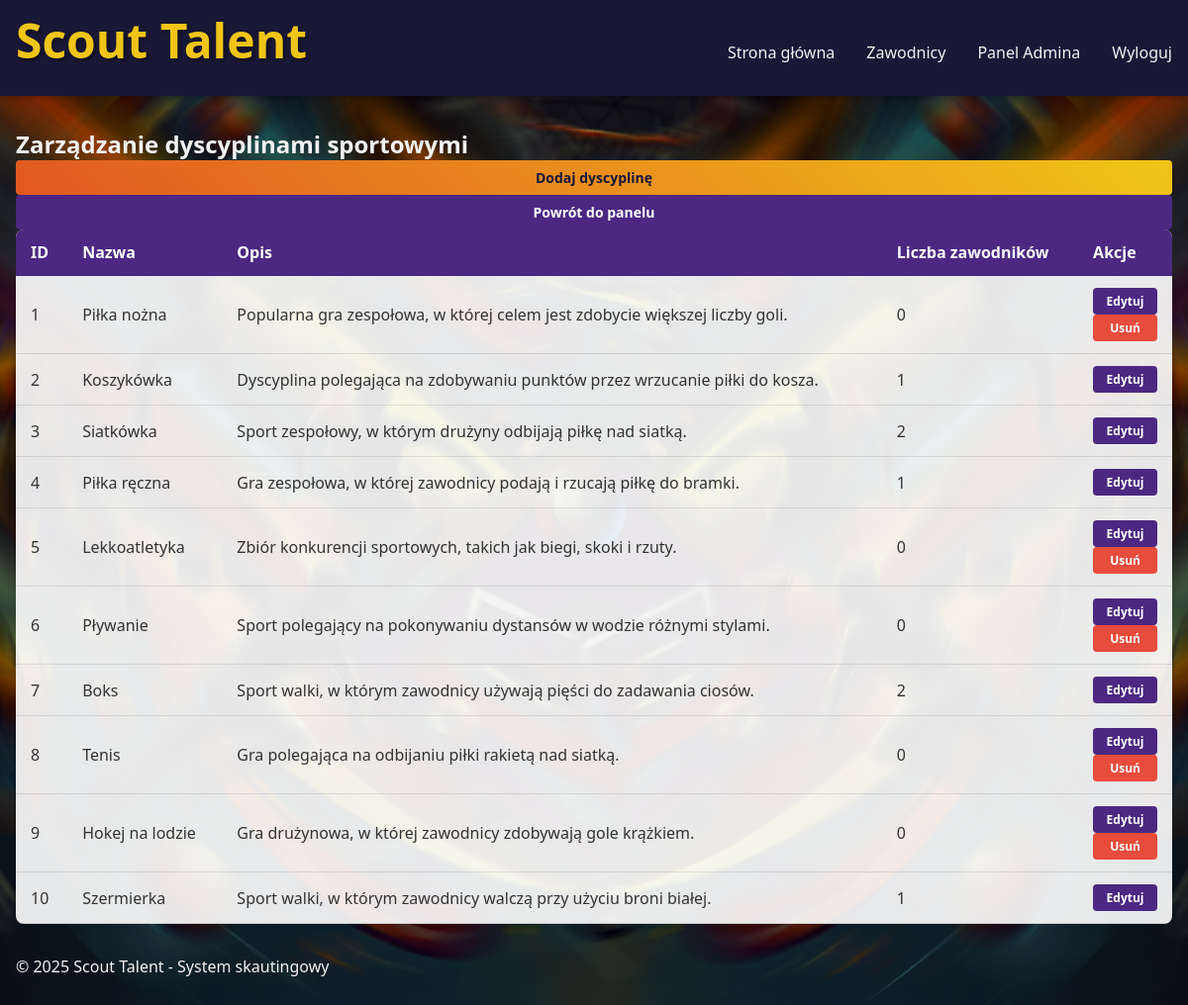
Page /admin/sports (signed in) on the committed database.
### app/models.py (models this page shows)
class Sport(db.Model):
    id = db.Column(db.Integer, primary_key=True)
    name = db.Column(db.String(64), unique=True, nullable=False)
    description = db.Column(db.Text)
    players = db.relationship('Player', backref='sport', lazy='dynamic')

### app/routes/admin_routes.py (the view)
    def decorated_view(*args, **kwargs):
        if not current_user.is_authenticated or current_user.role != 'admin':
            abort(403)  # Forbidden
        return func(*args, **kwargs)

### app/models.py (called while the page is built)
@login_manager.user_loader
def load_user(id):
    return User.query.get(int(id))

### app/routes/admin_routes.py (called while the page is built)
def admin_required(func):
    def decorated_view(*args, **kwargs):
        if not current_user.is_authenticated or current_user.role != 'admin':
            abort(403)  # Forbidden
        return func(*args, **kwargs)
    decorated_view.__name__ = func.__name__
    return decorated_view

@admin.route('/sports')
@login_required
@admin_required
def sports():
    sports_list = db.session.query(
        Sport,
        func.count(Player.id).label('player_count')
    ).outerjoin(Player, Sport.id == Player.sport_id)\
    .group_by(Sport.id)\
    .all()
    return render_template('admin/sports.html', sports=sports_list)

### app/templates/admin/sports.html (shortened to what this page needs)
{% extends 'base.html' %}
{% block content %}
<section class="admin-sports">
    <div class="header-section">
        <h1>Zarządzanie dyscyplinami sportowymi</h1>
        <div class="action-buttons">
            <a href="{{ url_for('admin.add_sport') }}" class="btn btn-primary">Dodaj dyscyplinę</a>
            <a href="{{ url_for('main.home') }}" class="btn btn-secondary">Powrót do panelu</a>
        </div>
    </div>
    <div class="sports-table-container">
        <table class="data-table">
            <thead>
                <tr>
                    <th>ID</th>
                    <th>Nazwa</th>
                    <th>Opis</th>
                    <th>Liczba zawodników</th>
                    <th>Akcje</th>
                </tr>
            </thead>
            <tbody>
                {% for sport, player_count in sports %}
                <tr>
                    <td>{{ sport.id }}</td>
                    <td>{{ sport.name }}</td>
                    <td>{{ sport.description|truncate(100) }}</td>
                    <td>{{ player_count }}</td>
                    <td class="actions">
                        <a href="{{ url_for('admin.edit_sport', sport_id=sport.id) }}" class="btn btn-sm">Edytuj</a>
                        {% if player_count == 0 %}
                        <form method="POST" action="{{ url_for('admin.delete_sport', sport_id=sport.id) }}" class="inline-form" onsubmit="return confirm('Czy na pewno chcesz usunąć tę dyscyplinę?');">
                            <button type="submit" class="btn btn-sm btn-danger">Usuń</button>
                        </form>
                        {% endif %}
                    </td>
                </tr>
                {% endfor %}
            </tbody>
        </table>
    </div>
</section>
{% endblock %}

### app/static/css/style.css (style rules this page uses)
:root { --primary-color: #4c2882; --secondary-color: #e25822; --accent-color: #f0c518; --background-color: #0a2a4a; --text-color: #f2f2f2; --dark-accent: #1a1837; --light-bg: #f5f7fa; --dark-text: #333333; --card-border: #4c2882; --card-bg: rgba(255, 255, 255, 0.9); --header-bg: rgba(26, 24, 55, 0.9); --header-text: #f0c518; --gradient-primary: linear-gradient(135deg, var(--primary-color), var(--dark-accent)); --gradient-secondary: linear-gradient(45deg, var(--secondary-color), var(--accent-color)); }
* { margin: 0; padding: 0; box-sizing: border-box; font-family: 'Segoe UI', Tahoma, Geneva, Verdana, sans-serif; }
body { background-image: url('../images/background.png'); background-size: cover; background-position: center; color: var(--text-color); min-height: 100vh; }
.btn { width: 100%; padding: 12px; border: none; border-radius: 5px; cursor: pointer; font-size: 1rem; font-weight: bold; transition: all 0.3s ease; }
.btn-primary { background: var(--gradient-secondary); color: var(--dark-accent); }
.data-table { width: 100%; border-collapse: collapse; margin-bottom: 15px; background-color: var(--card-bg); border-radius: 8px; overflow: hidden; box-shadow: 0 2px 8px rgba(0, 0, 0, 0.1); }
.data-table th, .data-table td { padding: 12px 15px; text-align: left; border-bottom: 1px solid rgba(0, 0, 0, 0.1); color: var(--dark-text); }
.data-table th { background-color: var(--primary-color); font-weight: bold; color: white; }
.btn { display: inline-block; padding: 8px 16px; background-color: var(--primary-color); color: white; text-decoration: none; border-radius: 4px; font-size: 14px; transition: all 0.3s ease; border: none; cursor: pointer; text-align: center; }
.btn-sm { padding: 5px 10px; font-size: 12px; }
.btn-primary { background: var(--gradient-secondary); color: var(--dark-accent); font-weight: bold; }
.btn-danger { background-color: #e74c3c; color: white; }

### rows in the picture
Sport: id "1", name "Piłka nożna", description "Popularna gra zespołowa, w której celem jest zdobycie większej liczby goli.", player_count "0"
Sport: id "2", name "Koszykówka", description "Dyscyplina polegająca na zdobywaniu punktów przez wrzucanie piłki do kosza.", player_count "1"
Sport: id "3", name "Siatkówka", description "Sport zespołowy, w którym drużyny odbijają piłkę nad siatką.", player_count "2"
Sport: id "4", name "Piłka ręczna", description "Gra zespołowa, w której zawodnicy podają i rzucają piłkę do bramki.", player_count "1"
Sport: id "5", name "Lekkoatletyka", description "Zbiór konkurencji sportowych, takich jak biegi, skoki i rzuty.", player_count "0"
Sport: id "6", name "Pływanie", description "Sport polegający na pokonywaniu dystansów w wodzie różnymi stylami.", player_count "0"
Sport: id "7", name "Boks", description "Sport walki, w którym zawodnicy używają pięści do zadawania ciosów.", player_count "2"
Sport: id "8", name "Tenis", description "Gra polegająca na odbijaniu piłki rakietą nad siatką.", player_count "0"
Sport: id "9", name "Hokej na lodzie", description "Gra drużynowa, w której zawodnicy zdobywają gole krążkiem.", player_count "0"
Sport: id "10", name "Szermierka", description "Sport walki, w którym zawodnicy walczą przy użyciu broni białej.", player_count "1"
